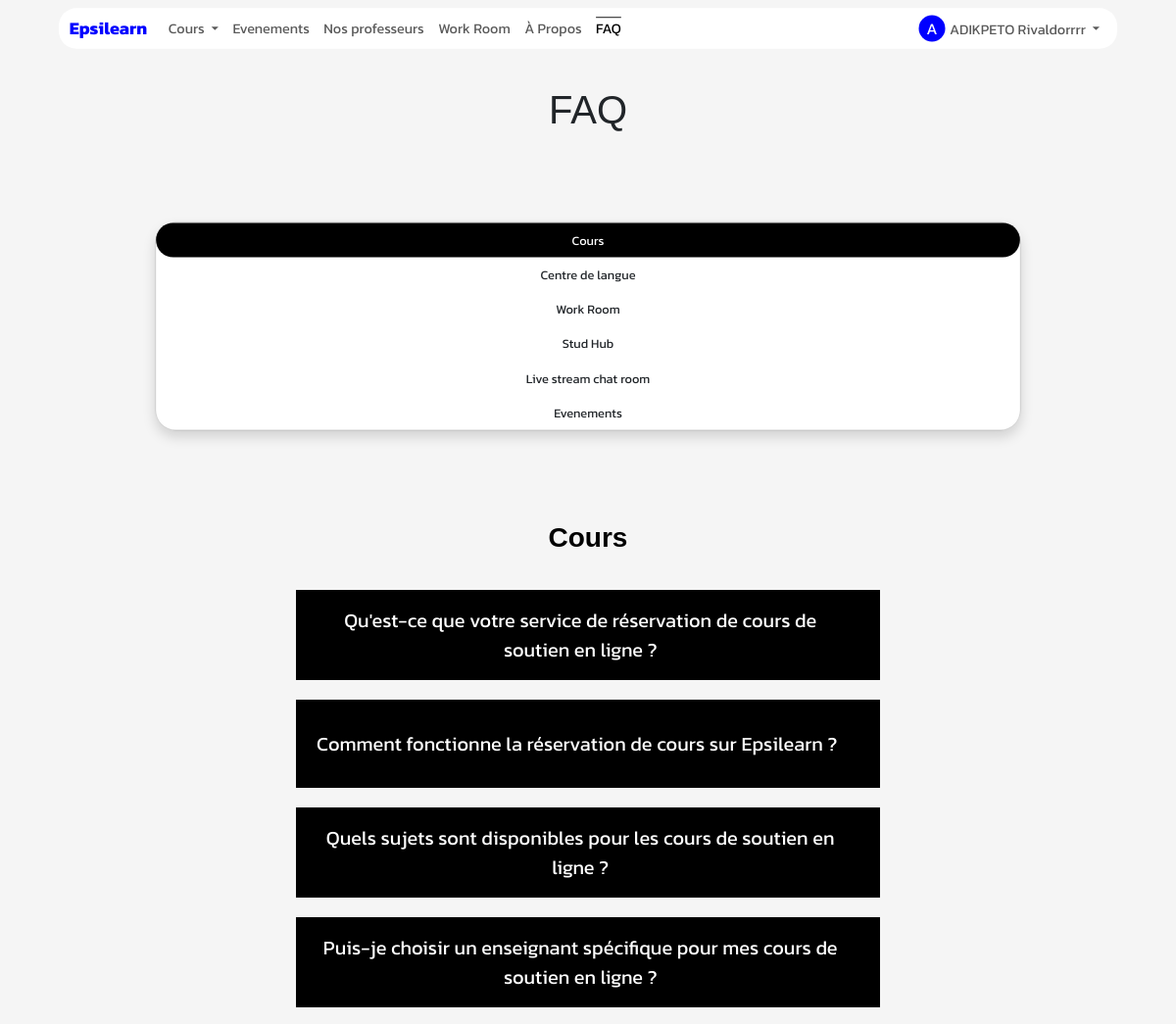
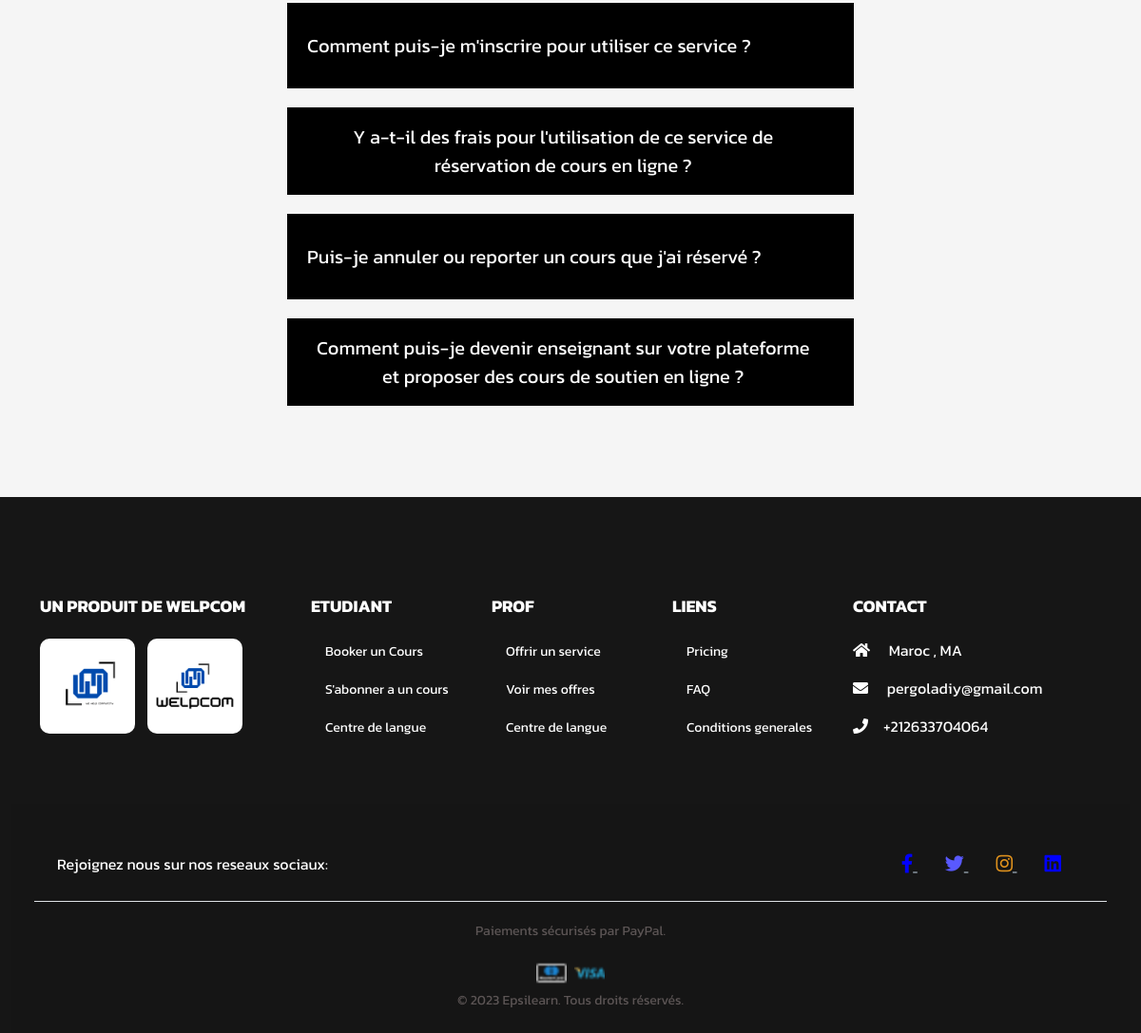
The app's page /faq (signed in) with its own data (2 pictures, top to bottom).
### App/Models/models.py (models this page shows, shortened)
class User(db.Model):
    id = db.Column(db.Integer, primary_key=True)
    nom = db.Column(db.String(50))
    prenom = db.Column(db.String(50))
    nationalite = db.Column(db.String(50))
    mail = db.Column(db.String(50))
    code = db.Column(db.String(50))
    pseudo=db.Column(db.String(200))
    date_naiss=db.Column(db.DateTime)
    ter = db.Column(db.String(50),default="non")
    age=db.Column(db.Integer)
    confirmer = db.Column(db.String(50),default="non")
    mdp=db.Column(db.String(50))
    photo=db.Column(db.String(50),default="static/Profil/unknown.jpg")
    password_reset_token = db.Column(db.String(100))
    password_reset_expiration = db.Column(db.DateTime)
    role=db.Column(db.String(200))
    etudiant= db.relationship('Etudiant', backref='acces_etudiant', foreign_keys='Etudiant.id_user_e')
    prof= db.relationship('Prof', backref='acces_prof', foreign_keys='Prof.id_user_p')
    autre= db.relationship('Autre', backref='acces_autre', foreign_keys='Autre.id_user_a')

### App/Main/routes_about.py (the view)
@MainBp.route('/faq')
def faq():
    return render_template('faq.html')

### App/Main/templates/faq.html (shortened to what this page needs)
{% extends "base.html" %}
{% block content %}
  <div class="container mt-5  animate-element" data-animation="fadeInUp" style="animation-duration: 1.4s;">
    <h1 class="text-center" style="font-family: Impact, Haettenschweiler, 'Arial Narrow Bold', sans-serif;">FAQ</h1>
    <div style="height: 50px;"></div>
    <div style="background-color: transparent;padding: 6px;border-radius: 28px;">
    <div class="card shadow" style="border-radius: 26px;scale: 0.8;">
      <div class="tab active" data-content="contenu1">Cours</div>
      <div class="tab" data-content="contenu2">Centre de langue</div>
      <div class="tab" data-content="contenu3">Work Room</div>
      <div class="tab" data-content="contenu4">Stud Hub</div>
      <div class="tab" data-content="contenu5">Live stream chat room</div>
      <div class="tab" data-content="contenu6">Evenements</div>
    </div>
  </div>
    <div class="cont-container">
      <div class="cont active" id="contenu1">
        <section class="FAQ__list__container">
            <h1 class="FAQ__heading" style="color: rgb(0, 0, 0);font-family: Impact, Haettenschweiler, 'Arial Narrow Bold', sans-serif;">Cours</h1>
            <div class="FAQ__list">
              <div class="FAQ__accordian">
                <button class="FAQ__title" >
                  Qu'est-ce que votre service de réservation de cours de soutien en ligne ?
                  <i class="fal fa-plus"></i>
                </button>
              </div>
              <div class="FAQ__accordian">
                <button class="FAQ__title">
                  Comment fonctionne la réservation de cours sur Epsilearn ?
                  <i class="fal fa-plus"></i>
                </button>
              </div>
              <div class="FAQ__accordian">
                <button class="FAQ__title">
                  Quels sujets sont disponibles pour les cours de soutien en ligne ?
                  <i class="fal fa-plus"></i>
                </button>
              </div>
              <div class="FAQ__accordian">
                <button class="FAQ__title">
                  Puis-je choisir un enseignant spécifique pour mes cours de soutien en ligne ?
                  <i class="fal fa-plus"></i>
                </button>
              </div>
              <div class="FAQ__accordian">
                <button class="FAQ__title">
                  Comment puis-je m'inscrire pour utiliser ce service ?
                  <i class="fal fa-plus"></i>
                </button>
              </div>
              <div class="FAQ__accordian">
                <button class="FAQ__title">
                  Y a-t-il des frais pour l'utilisation de ce service de réservation de cours en ligne ?
                  <i class="fal fa-plus"></i>
                </button>
              </div>
              <div class="FAQ__accordian">
                <button class="FAQ__title">
                  Puis-je annuler ou reporter un cours que j'ai réservé ?
                  <i class="fal fa-plus"></i>
                </button>
              </div>
              <div class="FAQ__accordian">
                <button class="FAQ__title">
                  Comment puis-je devenir enseignant sur votre plateforme et proposer des cours de soutien en ligne ?
                  <i class="fal fa-plus"></i>
                </button>
              </div>
            </div>
          </section>
    </div>
      </div>
    </div>
    <footer class="text-center text-lg-start  text-muted container-fluid" style="background-color: rgb(22, 22, 22);color: white;">
      <section class="footer-links">
        <div class="container text-center text-md-start mt-5">
          <div class="row mt-3">
            <div class="col-md-3 col-lg-4 col-xl-3 mx-auto mb-4">
              <h6 class="text-uppercase fw-bold mb-4 footer-title" style="color: rgb(255, 255, 255);font-family: 'Kanit';">
                Un produit de WELPCOM
              </h6>
              <p class="footer-text">
                <img src="static/image/2.png" alt="WELP Logo" style="width: 100px; height: 100px; margin-right: 10px;border-radius: 10px;">
                <img src="static/image/1.png" alt="WELP Logo" style="width: 100px; height: 100px; margin-right: 10px;border-radius: 10px;">
              </p>
            </div>
            <div class="col-md-2 col-lg-2 col-xl-2 mx-auto mb-4">
              <h6 class="text-uppercase fw-bold mb-4 footer-title" style="color: rgb(255, 255, 255);">
                etudiant
              </h6>
              <p style="color: rgb(255, 255, 255);">
                <a href="/discipline" class="text-reset footer-link" style="text-decoration: none;">Booker un Cours</a>
              </p>
              <p style="color: rgb(255, 255, 255);">
                <a href="/offreprof" class="text-reset footer-link" style="text-decoration: none;">S'abonner a un cours</a>
              </p>
              <p style="color: rgb(255, 255, 255);">
                <a href="/langue" class="text-reset footer-link" style="text-decoration: none;">Centre de langue</a>
              </p>
            </div>
            <div class="col-md-2 col-lg-2 col-xl-2 mx-auto mb-4">
              <h6 class="text-uppercase fw-bold mb-4 footer-title" style="color: rgb(255, 255, 255);">
                Prof
              </h6>
              <p style="color: rgb(255, 255, 255);">
                <a href="/offreprof" class="text-reset footer-link" style="text-decoration: none;">Offrir un service</a>
              </p>
              <p style="color: rgb(255, 255, 255);">
                <a href="/offre" class="text-reset footer-link" style="text-decoration: none;">Voir mes offres</a>
              </p>
              <p style="color: rgb(255, 255, 255);">
                <a href="/langue" class="text-reset footer-link" style="text-decoration: none;">Centre de langue</a>
              </p>
            </div>
            <div class="col-md-3 col-lg-2 col-xl-2 mx-auto mb-4">
              <h6 class="text-uppercase fw-bold mb-4 footer-title" style="color: rgb(255, 255, 255);">
                Liens
              </h6>
              <p style="color: rgb(255, 255, 255);">
                <a href="/pricing" class="text-reset footer-link" style="color: rgb(0, 0, 0);text-decoration: none;">Pricing</a>
              </p>
              <p style="color: rgb(255, 255, 255);">
                <a href="/faq" class="text-reset footer-link" style="color: rgb(0, 0, 0);text-decoration: none;">FAQ</a>
              </p>
              <p style="color: rgb(255, 255, 255);">
                <a href="/" class="text-reset footer-link" style="color: rgb(0, 0, 0);text-decoration: none;">Conditions generales</a>
              </p>
            </div>
            <div class="col-md-4 col-lg-3 col-xl-3 mx-auto mb-md-0 mb-4" style="color: white;">
              <h6 class="text-uppercase fw-bold mb-4 footer-title" style="color: rgb(255, 255, 255);">Contact</h6>
              <p class=""><i class="fas fa-home me-3 "></i> Maroc ,  MA</p>
              <p class="">
                <i class="fas fa-envelope me-3 "></i>
                pergoladiy@gmail.com
              </p>
              <p class=""><i class="fas fa-phone me-3 "></i>+212633704064</p>
            </div>
          </div>
        </div>
      </section>
      <div class="text-center p-4 footer-copyright">
          <section class="d-flex justify-content-center justify-content-lg-between p-4 border-bottom footer-social" id="contact">
            <div class="me-5 d-none d-lg-block">
              <span style="color: rgb(255, 255, 255);">Rejoignez nous sur nos reseaux sociaux:</span>
            </div>
            <div>
              <a href="#" class="me-4 link-secondary" >
                <i class="fab fa-facebook-f" style="color: blue;"></i>
              </a>
              <a href="#" class="me-4 link-secondary">
                <i class="fab fa-twitter" style="color: rgb(89, 89, 255);"></i>
              </a>
              <a href="#" class="me-4 link-secondary">
                <i class="fab fa-instagram" style="color: rgb(226, 147, 29);"></i>
              </a>
              <a href="#" class="me-4 link-secondary">
                <i class="fab fa-linkedin" style="color: blue;"></i>
              </a>
            </div>
          </section>
          <p class="">Paiements sécurisés par PayPal.</p>
          <div class="col">
            <img src="/static/image/carte.png" alt="" style="scale: 2;padding: 10px;">
            <img src="/static/image/visa.png" style="scale: 2;padding: 10px;" alt="">
          </div>
        © 2023 Epsilearn. Tous droits réservés.
      </div>
    </footer>
  </div>
{% endblock %}

### App/Main/templates/base.html (shortened to what this page needs)
<!DOCTYPE html>
<html>
<head>
    <link href="https://cdn.jsdelivr.net/npm/bootstrap@5.3.0/dist/css/bootstrap.min.css" rel="stylesheet">
    <link
    rel="stylesheet"
    href="https://pro.fontawesome.com/releases/v5.10.0/css/all.css"
  />
  <link rel="stylesheet" href="https://cdnjs.cloudflare.com/ajax/libs/animate.css/4.1.1/animate.min.css">
</head>
<body style="font-family: 'Kanit';">
 <div class="page-content hidden">
    {% block nav %}
    <nav class="navbar navbar-expand-lg navbar-light bg-transparent " style="display: flex;justify-content: center; height: 40px;scale: 0.9;z-index: 9999999999999999999999;" >
        <div class="container-fluid text-center" style="background-color: rgb(255, 255, 255);border-radius: 20px;z-index: 9;opacity: 1;margin-top: 20px;padding: 0 12px;">
            <a class="navbar-brand" href="/accueil" style="color: blue;">Epsilearn</a>
            <div class="collapse navbar-collapse" id="navbarNav">
                <ul class="navbar-nav" style="z-index: 99999999999999999;">
                    {% if user_type == 'professeur' %}
                    {% if np.us>0 %}
                    <style>
                        #prg{
                            color: brown;
                            font-weight: bold;
                        }
                    </style>
                    {% endif %}
                    {% if nd.us > 0 %}
                    <style>
                        #dmd{
                            color: brown;
                            font-weight: bold;
                        }
                    </style>
                    {% endif %}
                    <li class="nav-item dropdown" >
                        <a class="nav-link dropdown-toggle" href="#" id="navbarDropdownMenuLink" role="button" data-bs-toggle="dropdown" aria-expanded="false">
                            Cours
                        </a>
                        <ul class="dropdown-menu" aria-labelledby="navbarDropdownMenuLink">
                            <li><a id="prg" class="dropdown-item" href="/programme">Programmes{% if np.us > 0 %}({{np.us}}){% endif %}</a></li>
                            <li><a id="dmd" class="dropdown-item" href="/demande">Demandes{% if nd.us > 0 %}({{nd.us}}){% endif %}</a></li>
                            <li><a class="dropdown-item" href="/offre">Offres</a></li>
                            <li><a class="dropdown-item" href="/cours-crees">Mes services</a></li>
                        </ul>
                    </li>
                    <li class="nav-item">
                        <a class="nav-link" id="evenement" href="/evenement">Evenements</a>
                    </li>
                    <li class="nav-item">
                        <a class="nav-link"  id="workroom" href="/chambrepomodoro">Work Room</a>
                    </li>
                    <li class="nav-item">
                        <a class="nav-link" id="about"  href="/about">À Propos</a>
                    </li>
                    <li class="nav-item">
                        <a class="nav-link" id="faq"  href="/faq">FAQ</a>
                    </li>
                    {% elif user_type == 'etudiant' %}
                    <li class="nav-item dropdown">
                        <a class="nav-link dropdown-toggle"  href="#" id="navbarDropdownMenuLink"  role="button" data-bs-toggle="dropdown" aria-expanded="false">
                            Cours
                        </a>
                    </li>
                    <li class="nav-item">
                        <a class="nav-link" id="evenement" href="/evenement">Evenements</a>
                    </li>
                    <li class="nav-item">
                      <a class="nav-link" id="listeprof" href="/listeprof">Nos professeurs</a>
                  </li>
                  <li class="nav-item">
                    <a class="nav-link"  id="workroom" href="/chambrepomodoro">Work Room</a>
                  </li>
                <li class="nav-item">
                    <a class="nav-link" id="about" href="/about">À Propos</a>
                </li>
                  <li class="nav-item">
                    <a class="nav-link" id="faq"  href="/faq">FAQ</a>
                </li>
                    {% endif %}
                </ul>
                <ul class="navbar-nav ms-auto">
                    {% if current_user %}
                    <li class="nav-item dropdown">
                        <a class="nav-link dropdown-toggle" href="#" id="navbarDropdownMenuLink2" role="button" data-bs-toggle="dropdown" aria-expanded="false">
                            <span class="user-initials">{{ current_user.nom|first }}</span>{{ current_user.nom }} {{ current_user.prenom }}
                        </a>
                    </li>
                    {% endif %}
                </ul>
            </div>
        </div>
    </nav>
    {% endblock %}
    <div  style="font-family:'Kanit';overflow-x:hidden;overflow-y: hidden;">
        {% block content %}
        {% endblock %}
    </div>
</body>
</html>

### records on screen
User: nom|first "A", nom "ADIKPETO", prenom "Rivaldorrrr"
